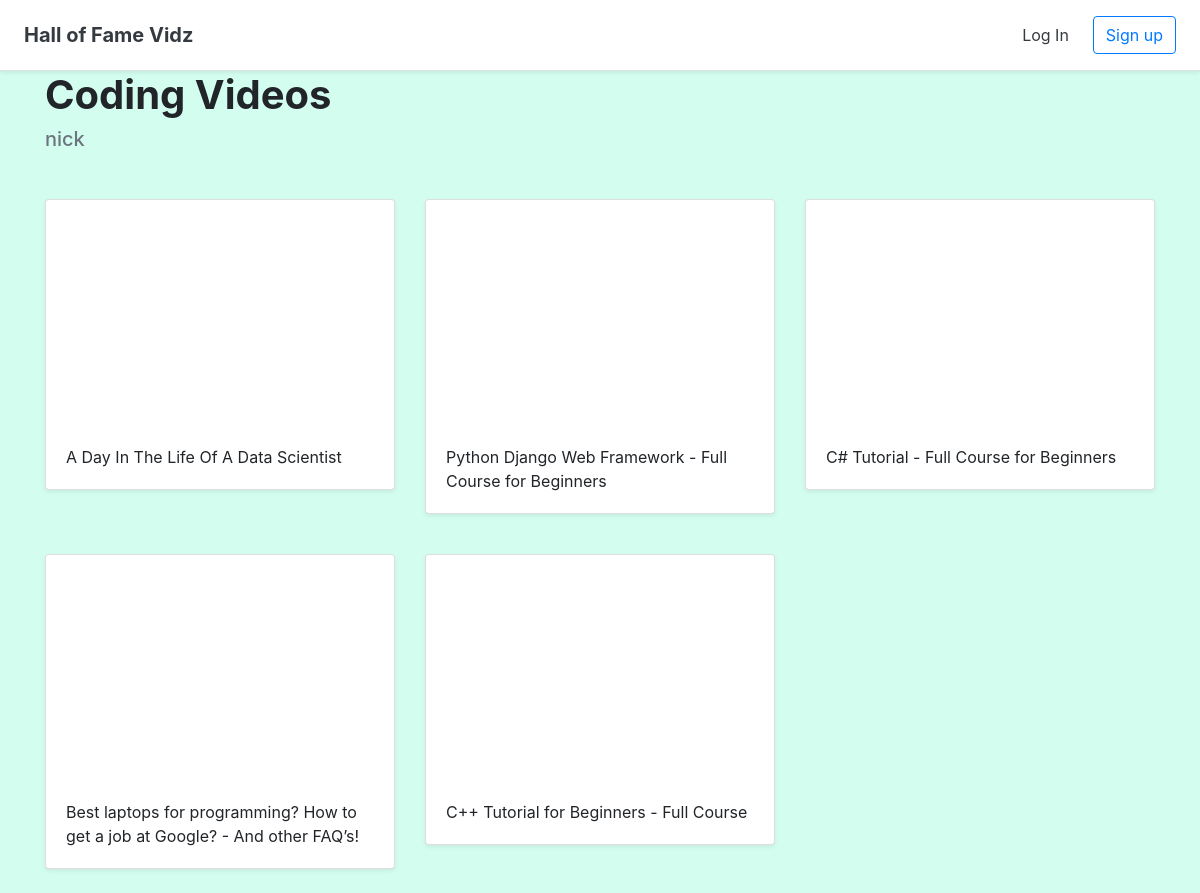
The app's page /halloffame/7 with its own data.
### halls/models.py (models this page shows)
class Hall(models.Model):
    title = models.CharField(max_length=255)
    user = models.ForeignKey(User, on_delete=models.CASCADE)

class Video(models.Model):
    title = models.CharField(max_length=255)
    url = models.URLField()
    youtube_id = models.CharField(max_length=255)
    hall = models.ForeignKey(Hall, on_delete=models.CASCADE)

### halls/views.py (the view)
# urls.py: path('halloffame/<int:pk>', views.DetailHall.as_view(), name='detail_hall'),
class DetailHall(generic.DetailView):
    model = Hall
    template_name = 'halls/detail_hall.html'

### halls/templates/halls/detail_hall.html (shortened to what this page needs)
{% extends 'halls/base.html' %}
{% block content %}
<div class="container">
<h1><b>{{ hall.title }}</b></h1>
<h5 class="text-muted">{{ hall.user.username }}</h5><br />
    <div class="row">
      {% for video in hall.video_set.all %}
      <div class="col-md-4 mt-3">
        <div class="card mb-4 shadow-sm">
          <iframe width="100%" height="225" src="https://www.youtube.com/embed/{{ video.youtube_id }}" frameborder="0" allow="accelerometer; autoplay; encrypted-media; gyroscope; picture-in-picture" allowfullscreen></iframe>
          <div class="card-body">
            <p class="card-text">{{ video.title }}</p>
          </div>
        </div>
      </div>
      {% endfor %}
      </div>
</div>
{% endblock %}

### records on screen
Hall: title "Coding Videos", user.username "nick"
Video: title "A Day In The Life Of A Data Scientist"
Video: title "Python Django Web Framework - Full Course for Beginners"
Video: title "C# Tutorial - Full Course for Beginners"
Video: title "Best laptops for programming? How to get a job at Google? - And other FAQ’s!"
Video: title "C++ Tutorial for Beginners - Full Course"
